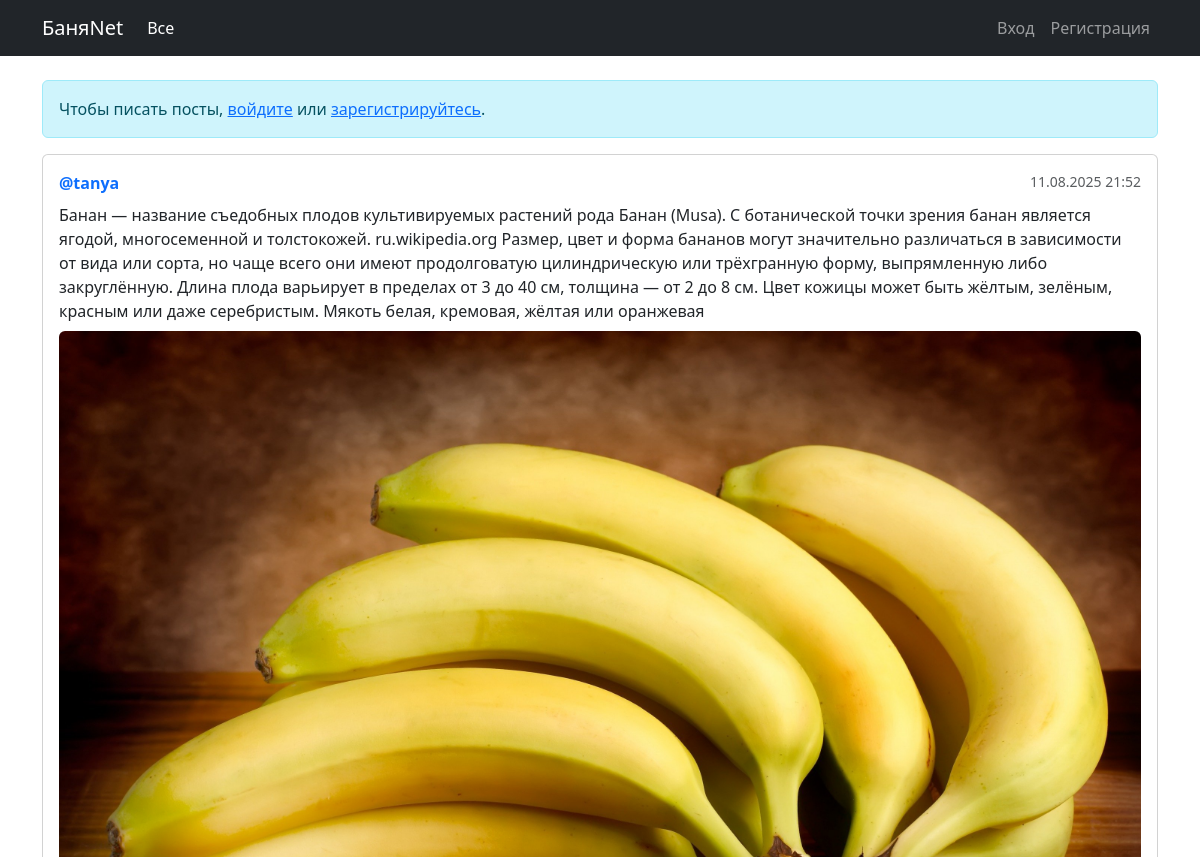
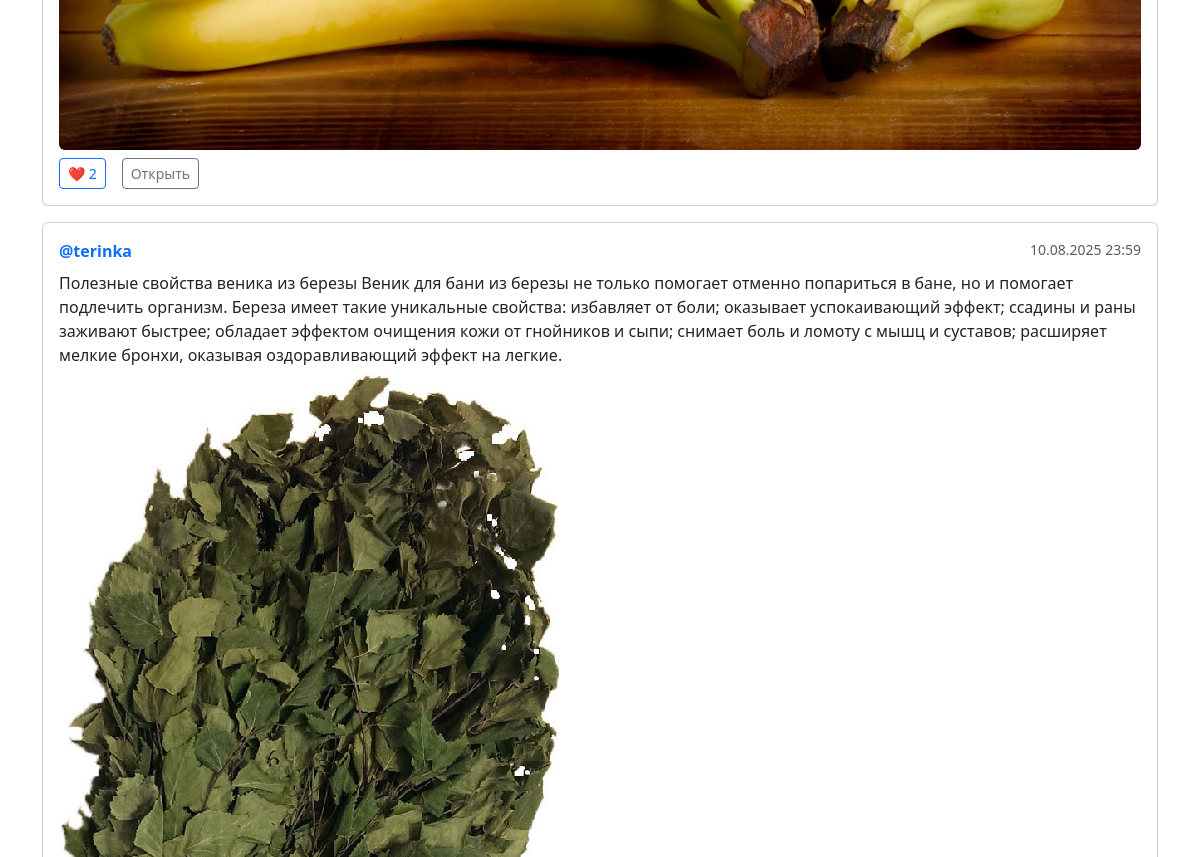
The app's page / (upper part), older data (2 pictures, top to bottom).
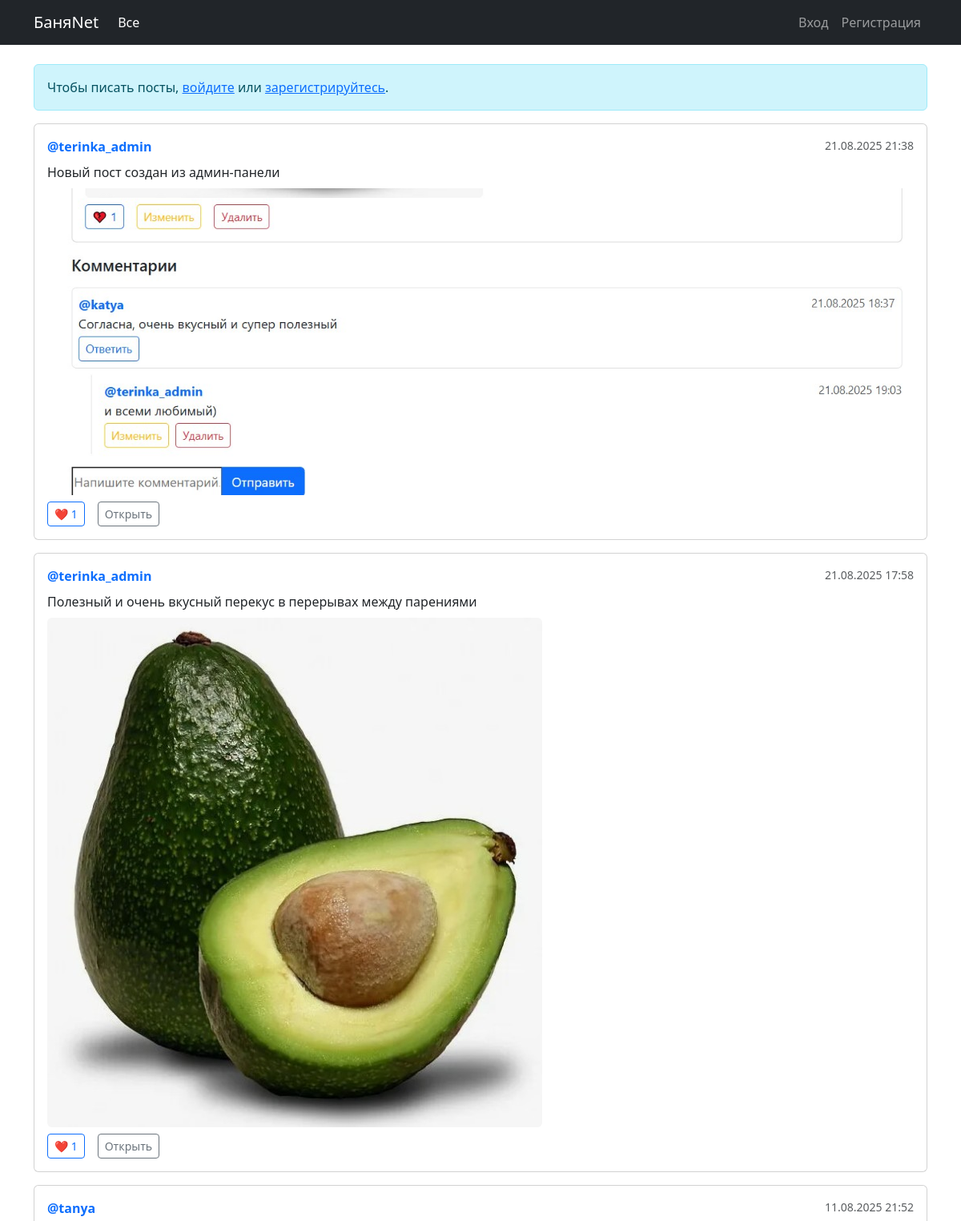
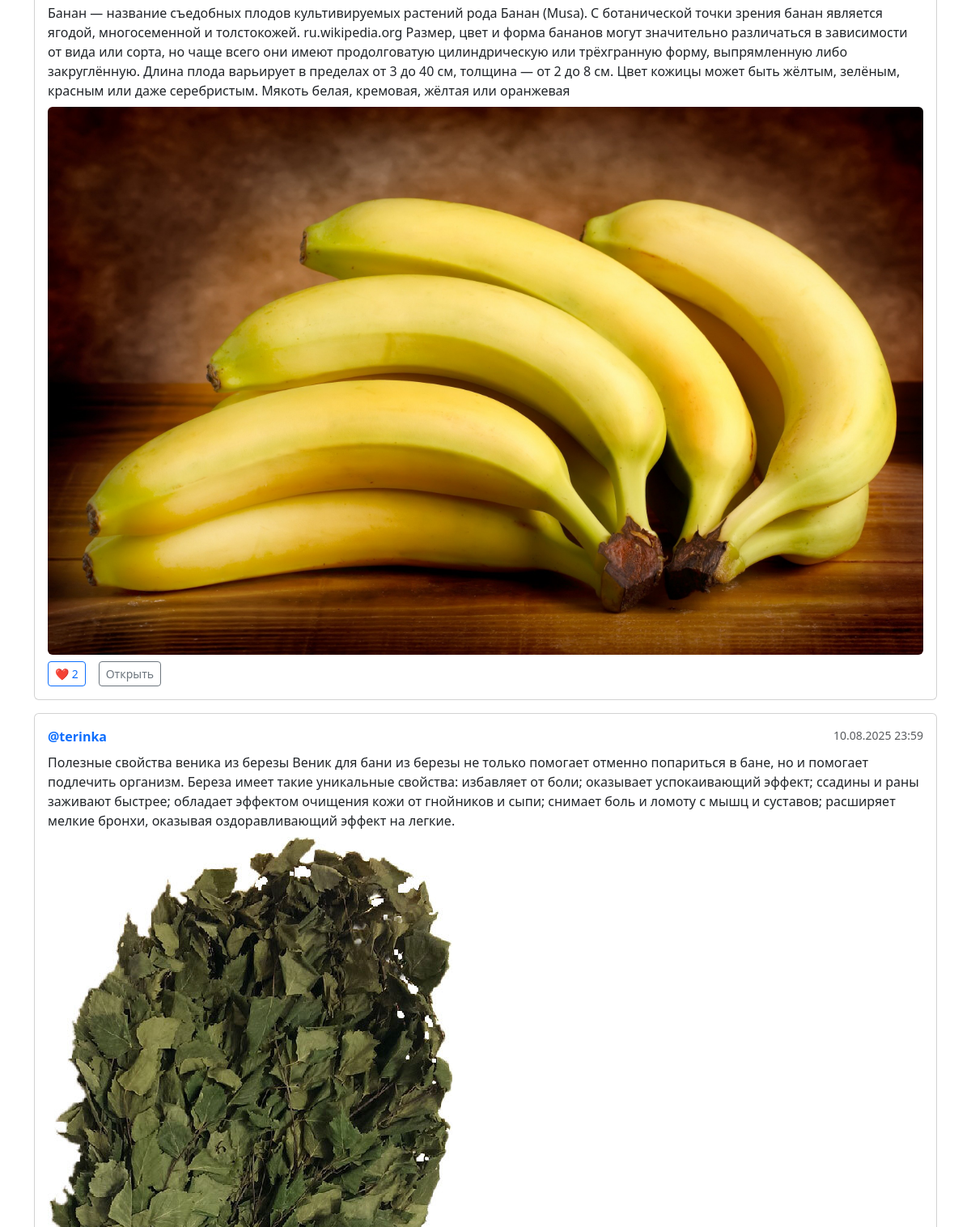
The same page, newer data (2 pictures, top to bottom).
### network/models.py (models this page shows, shortened)
class Post(models.Model):
    author = models.ForeignKey(settings.AUTH_USER_MODEL, on_delete=models.CASCADE, related_name='posts')
    text = models.CharField(max_length=1000)
    image = models.ImageField(upload_to='posts/', blank=True, null=True)
    created_at = models.DateTimeField(auto_now_add=True)
    class Meta:
        ordering = ['-created_at']
    @property
    def likes_count(self):
        return self.likes.count()

### accounts/models.py (models this page shows)
class User(AbstractUser):
    pass

### network/views.py (the view)
# urls.py: path('', views.home, name='home'),
def home(request):
    feed = request.GET.get('feed')  # None | 'sub'
    if request.user.is_authenticated and feed == 'sub':
        following_ids = Follow.objects.filter(
            follower=request.user
        ).values_list('following_id', flat=True)
        posts = (Post.objects
                 .filter(author_id__in=following_ids)
                 .select_related('author')
                 .prefetch_related('likes', 'comments__author'))
    else:
        posts = (Post.objects
                 .select_related('author')
                 .prefetch_related('likes', 'comments__author'))
    form = PostForm() if request.user.is_authenticated else None
    return render(request, 'home.html', {'posts': posts, 'form': form, 'feed': feed})

### messaging/context_processors.py (called while the page is built, shortened)
def unread_messages(request):
    if not request.user.is_authenticated:
        return {}

### templates/home.html (shortened to what this page needs)
{% extends "base.html" %}
{% block content %}
  {% if user.is_authenticated %}
    <div class="card mb-4">
      <div class="card-body">
        <form method="post" action="{% url 'post_create' %}" enctype="multipart/form-data">
          {% csrf_token %}
          {{ form.text }}
          <div class="mt-2">{{ form.image }}</div>
          <input type="hidden" name="next" value="{{ request.get_full_path }}">
          <button class="btn btn-primary mt-3">Опубликовать</button>
        </form>
      </div>
    </div>
  {% else %}
    <div class="alert alert-info">
      Чтобы писать посты, <a href="{% url 'login' %}">войдите</a> или <a href="{% url 'signup' %}">зарегистрируйтесь</a>.
    </div>
  {% endif %}
  {% for p in posts %}
    <div class="card mb-3">
      <div class="card-body">
        <div class="d-flex justify-content-between mb-2">
          <strong>
            {% if p.author and p.author.username %}
              <a href="{% url 'profile' p.author.username %}" class="text-decoration-none">
                @{{ p.author.username }}
              </a>
            {% else %}
              @{{ p.author }}
            {% endif %}
          </strong>
          <small class="text-muted">{{ p.created_at|date:"d.m.Y H:i" }}</small>
        </div>
        <p class="mb-2">{{ p.text }}</p>
        {% if p.image %}
          <img src="{{ p.image.url }}" class="img-fluid rounded mb-2" alt="">
        {% endif %}
        <div class="d-flex align-items-center gap-3">
          <form method="post" action="{% url 'toggle_like' p.pk %}">
            <button class="btn btn-sm btn-outline-primary">❤️ {{ p.likes_count }}</button>
          </form>
          <a class="btn btn-sm btn-outline-secondary" href="{% url 'post_detail' p.pk %}">Открыть</a>
        </div>
      </div>
    </div>
  {% empty %}
    <div class="text-muted">Постов пока нет. Будьте первым!</div>
  {% endfor %}
{% endblock %}

### templates/base.html (shortened to what this page needs)
{% load static %}
<!doctype html>
<html lang="ru">
  <head>
    <link href="https://cdn.jsdelivr.net/npm/bootstrap@5.3.3/dist/css/bootstrap.min.css" rel="stylesheet">
  </head>
  <body>
    <nav class="navbar navbar-expand-md navbar-dark bg-dark mb-4">
      <div class="container">
        <a class="navbar-brand" href="{% url 'home' %}">БаняNet</a>
        <div class="collapse navbar-collapse" id="navbarsExampleDefault">
          <ul class="navbar-nav me-auto mb-2 mb-md-0">
            <li class="nav-item">
              <a class="nav-link {% if not feed %}active{% endif %}" href="{% url 'home' %}">Все</a>
            </li>
          </ul>
          <ul class="navbar-nav ms-auto">
            {% if user.is_authenticated %}
              <li class="nav-item"><span class="nav-link disabled">Привет, {{ user.username }}</span></li>
              <li class="nav-item">
                <form method="post" action="{% url 'logout' %}">
                  {% csrf_token %}
                  <button type="submit" class="nav-link btn btn-link p-0 m-0 align-baseline">Выход</button>
                </form>
              </li>
            {% else %}
              <li class="nav-item"><a class="nav-link" href="{% url 'login' %}">Вход</a></li>
              <li class="nav-item"><a class="nav-link" href="{% url 'signup' %}">Регистрация</a></li>
            {% endif %}
          </ul>
        </div>
      </div>
    </nav>
    <main class="container">
      {% block content %}{% endblock %}
    </main>
  </body>
</html>

Row changes from the older to the newer data that the page shows:
added Post: author.username "terinka_admin", created_at "21.08.2025 21:38", text "Новый пост создан из админ-панели", image (picture), likes_count "1"
added Post: author.username "terinka_admin", created_at "21.08.2025 17:58", text "Полезный и очень вкусный перекус в перерывах между парениями", image (picture), likes_count "1"
